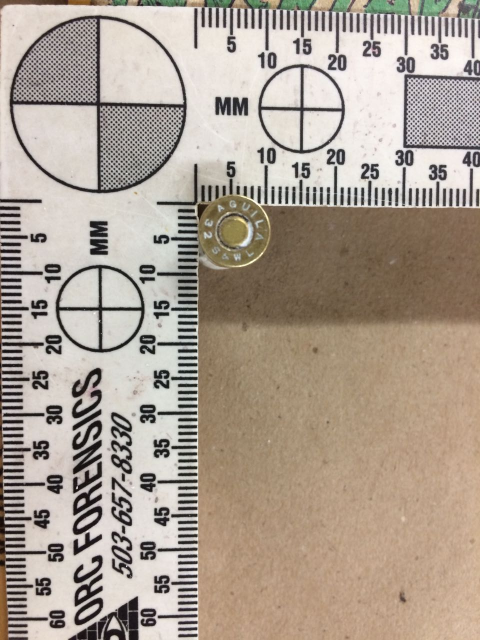
#> input picture Propuesta_proyecto/res/Cartucho 5 B (Aguila 32 S_W).jpg, 960 x 1280 px (shown at 1/2 size); its folder holds only this picture in this run
$ jupyter execute --allow-errors 'Entrega 1.ipynb'   (older library calls are emulated)
#> lines starting #> are read from the running program, lines starting #| are printed output that depends on the picture
## Primero se cargan todas la imagenes en la carpeta res, para que sea más fácil trabajar con ellas, pero de momento se trabaja con una sola

[cell 1]
import numpy as np
import cv2
import matplotlib.pyplot as plt
import matplotlib.patches as mpatches
import os
from skimage import data
from skimage.filters import threshold_otsu
from skimage.segmentation import clear_border
from skimage.measure import label, regionprops
from skimage.morphology import closing, square
from skimage.color import label2rgb


listaImagenes = []
for imagen in os.listdir("res"):
    img = cv2.imread("res/"+(imagen), cv2.IMREAD_COLOR)
#> img is the input picture: shape (1280, 960, 3); mean B, G, R 146.1, 158.8, 171.5
    im_rgb = cv2.cvtColor(img, cv2.COLOR_BGR2RGB)
    listaImagenes.append(im_rgb)


#> (the rest of this cell did not finish here and is left out)

## Hacemos las transformaciones necesarias para realzar detalles de la imagen

### Primero definimos las funciones necesarias para aplicar las transformaciones

[cell 2]
def apply_f_on_rgb(img, f, args):
    """
    Función para aplicar una transformación a la imagen
    ----
    Parameters:
        img: imagen a la que le aplicaremos la transformación \n
        f: vble tipo función \n
        args: otros argumentos
    """
    #Crear una matriz de ceros del tamaño de la imagen de entrada
    res = np.zeros(img.shape, np.uint8)
    #Aplicar la transformación f sobre cada canal del espacio de color RGB
    res[:,:,0] = f(img[:,:,0], *args)
#> in histogram_expansion, `m = float(np.min(img))`: m = 0
#> in histogram_expansion, `M = float(np.max(img))`: M = 255
    res[:,:,1] = f(img[:,:,1], *args)
    res[:,:,2] = f(img[:,:,2], *args)

    return res

def histogram_expansion(img):

    #Crear matriz de ceros del tamaño de la imagen y tipo de dato flotante
    res = np.zeros([img.shape[0], img.shape[1]], dtype=np.float32)

    #Extraer el mínimo y el máximo del conjunto de datos
    m = float(np.min(img))
    M = float(np.max(img))
    #Aplicar la función de expansión(normalización) y asegurar datos uint8
    res = (img-m)*255.0/(M-m)
    res = res.astype(np.uint8)

    return res

def non_linear_parabola(img, a, b, c):

    #Crear copia de la imagen con datos flotantes dado que se normalizarán
    img_copy = img.astype(np.float32)/255.0
    #Una parábola tiene la forma ax² + bx + c, donde x es la imagen de entrada
    #A partir de la imagen, generar ax²
    res_a = cv2.pow(img_copy,2)
    res_a = cv2.multiply(res_a,a)
    #Generar bx
    res_b = cv2.multiply(img_copy,b)
    #Sumar ax² + bx + c
    res = cv2.add(res_a, res_b)
    res = cv2.add(res, c)
    #Asegurar que los datos queden entre 0 y 255 y regresar al dato uint8
    res[res < 0 ] = 0
    res = res*255
    res[res > 255] = 255
    res = res.astype(np.uint8)

    return res

#### Aplicamos las transformaciones a la imagen

[cell 3]
img_orig = img

# 1. Expandimos el histograma

img_exp = apply_f_on_rgb(img, histogram_expansion, [])
#> in apply_f_on_rgb, `res[:,:,0] = f(img[:,:,0], *args)`:
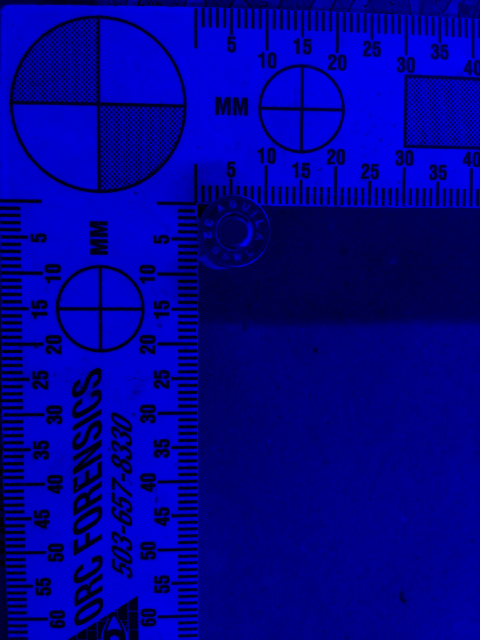
#> res: shape (1280, 960, 3) (shown at 1/2 size); mean B, G, R 146.1, 0, 0
#> in apply_f_on_rgb, `res[:,:,1] = f(img[:,:,1], *args)`:
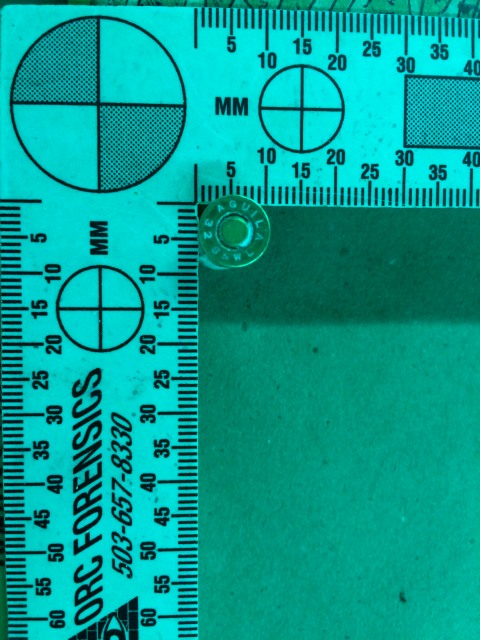
#> res: shape (1280, 960, 3) (shown at 1/2 size); mean B, G, R 146.1, 157.8, 0

# 2. Aplicamos una transformacion de parábola no lineal
# ax² + bx + c
a = 1.1 #0.8
b = 1.1
c = -0.5
#Canal L con a= 1.1 c = -0.5 b = 1.1 detecta 3
img_parab = apply_f_on_rgb(img_exp, non_linear_parabola,(a , b, c))
#> call 2 of apply_f_on_rgb, with args = (1.1, 1.1, -0.5)
#> in non_linear_parabola, `res_a = cv2.pow(img_copy,2)`:
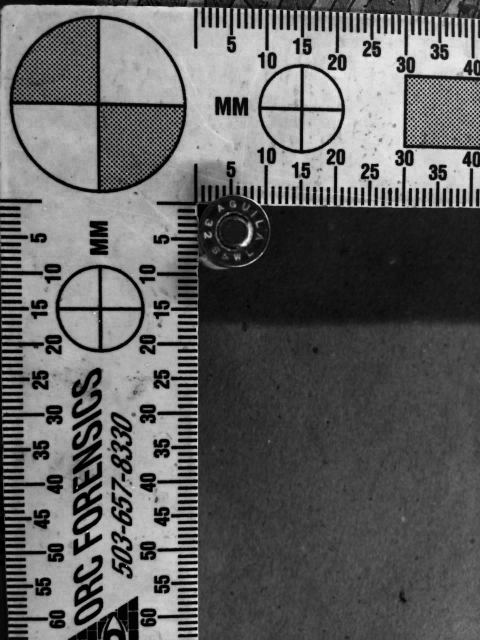
#> res_a: shape (1280, 960) float32 (shown at 1/2 size); min 0, max 1, mean 0.385
#> call 2 of non_linear_parabola, with a = 1.1, b = 1.1, c = -0.5
#> in non_linear_parabola (call 2), `res_a = cv2.pow(img_copy,2)`:
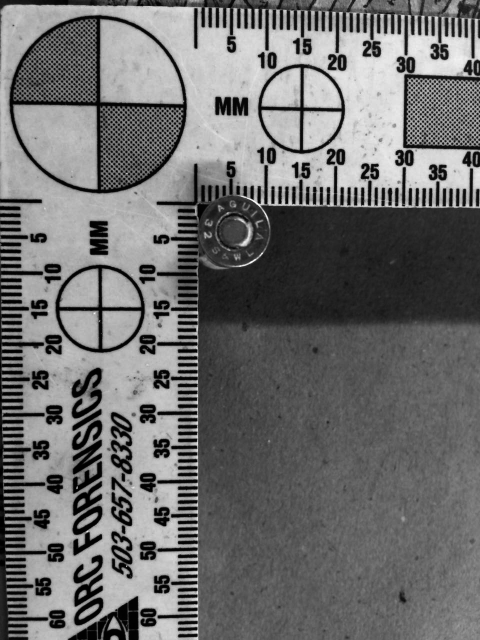
#> res_a: shape (1280, 960) float32 (shown at 1/2 size); min 0, max 1, mean 0.435
#> in non_linear_parabola (call 2), `res[res < 0 ] = 0`: res: shape (1280, 960) float32; min 0, max 1.7, mean 0.689
#> call 3 of non_linear_parabola, with a = 1.1, b = 1.1, c = -0.5
#> in non_linear_parabola (call 3), `res_a = cv2.pow(img_copy,2)`:
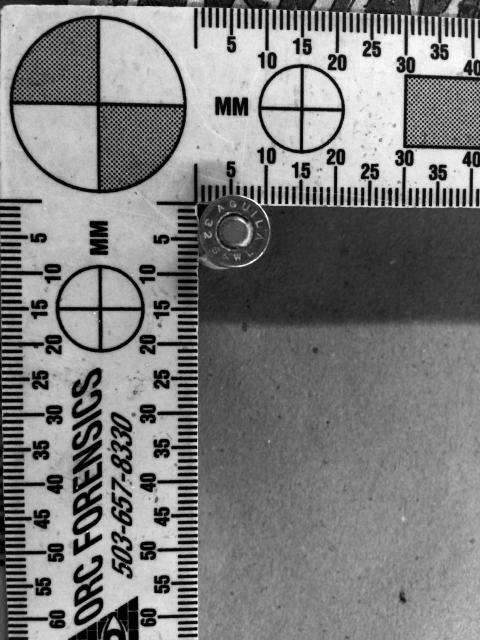
#> res_a: shape (1280, 960) float32 (shown at 1/2 size); min 0, max 1, mean 0.492
#> in non_linear_parabola (call 3), `res = cv2.add(res_a, res_b)`:
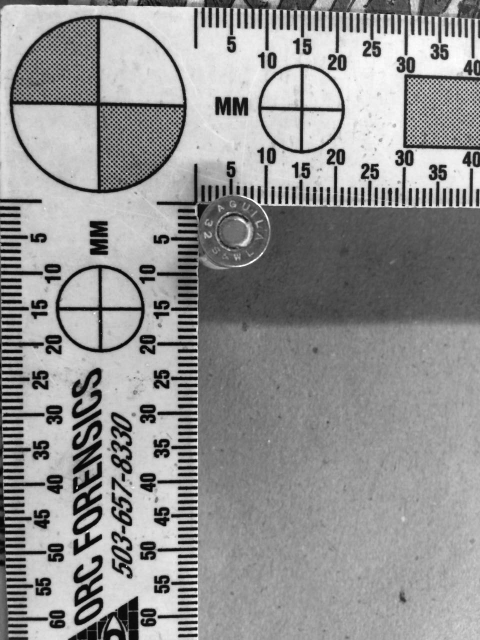
#> res: shape (1280, 960) float32 (shown at 1/2 size); min 0, max 2.2, mean 1.27; drawn with min black and max white
#> in non_linear_parabola (call 3), `res[res < 0 ] = 0`:
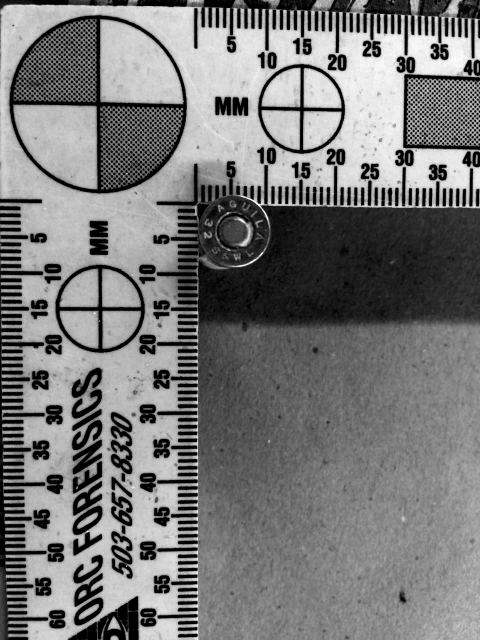
#> res: shape (1280, 960) float32 (shown at 1/2 size); min 0, max 1.7, mean 0.8; drawn with min black and max white
#> in non_linear_parabola (call 3), `res[res > 255] = 255`:
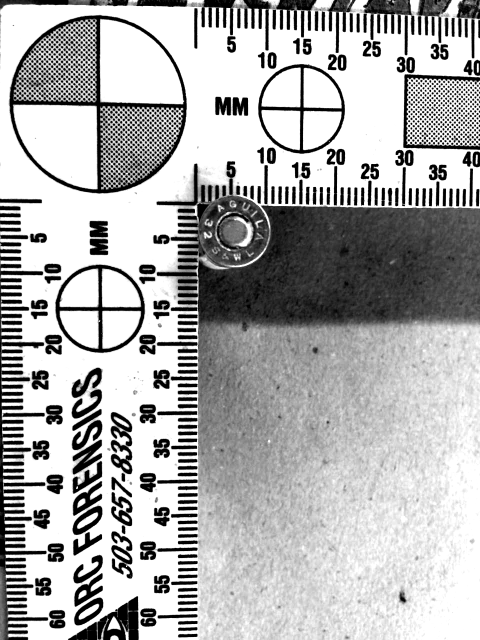
#> res: shape (1280, 960) float32 (shown at 1/2 size); min 0, max 255, mean 176.3
#> in apply_f_on_rgb (call 2), `res[:,:,2] = f(img[:,:,2], *args)`:
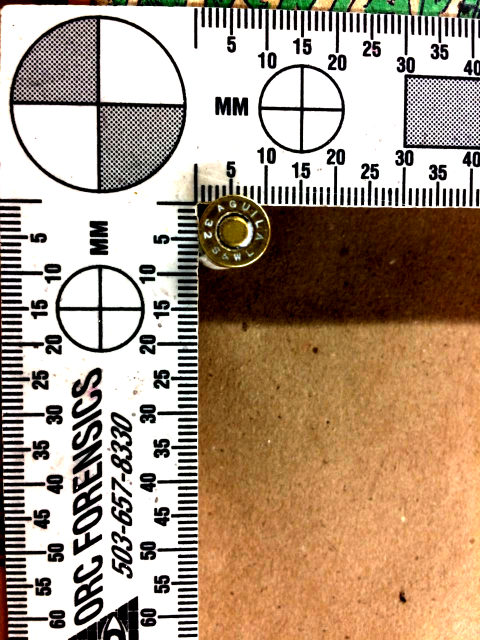
#> res: shape (1280, 960, 3) (shown at 1/2 size); mean B, G, R 134, 154.1, 176

#------------------ PLOTEO-----------------

#Creamos algunas listas con Títulos, colores y el orden de las imágenes
titulos=[["Imagen Original","Histograma Img. Original"],["Img. Hist. Expand", "Histograma Expandido"],["Transformación parabólica","Histograma Transf."]]
imagenes=[img_orig,img_exp,img_parab]
colors = ('r','g','b')
cmaps = ("Reds","Greens","Blues","gray","gray","gray")

#Se crea un arreglo de subplots con 6 filas para los 6 canales y 2 columnas para la imagen e Histograma
fig, arreglo_plots = plt.subplots(len(imagenes),2, figsize=(15, 25))

#Se muestran las imágenes en cada uno de sus canales en la primer columna del arreglo de sub plots y sus histogramas en la 2da
for i in range(len(imagenes)):

    arreglo_plots[i,0].imshow(imagenes[i], cmap=cmaps[i])

    img_array_i = imagenes[i][:,:,0]
    arreglo_plots[i,1].hist(img_array_i.ravel(),histtype='step', bins=255, range=(0.0, 255.0),normed=True, color=colors[0])

    img_array_i = imagenes[i][:,:,1]
    arreglo_plots[i,1].hist(img_array_i.ravel(),histtype='step', bins=255, range=(0.0, 255.0),normed=True, color=colors[1])

    img_array_i = imagenes[i][:,:,2]
    arreglo_plots[i,1].hist(img_array_i.ravel(),histtype='step', bins=255, range=(0.0, 255.0),normed=True, color=colors[2])

    for k in range(0,2):

        arreglo_plots[i,k].set_title(titulos[i][k]);
#> this loop made 3 passes

fig, ((ax1, ax2,ax3)) = plt.subplots(1,3, figsize = (28,15))
ax1.imshow(img_orig)
ax1.set_title("Imagen Orignial")
ax2.imshow(img_exp)
ax2.set_title("Histograma expandido")
ax3.set_title("Transformación parabólica")
ax3.imshow(img_parab)
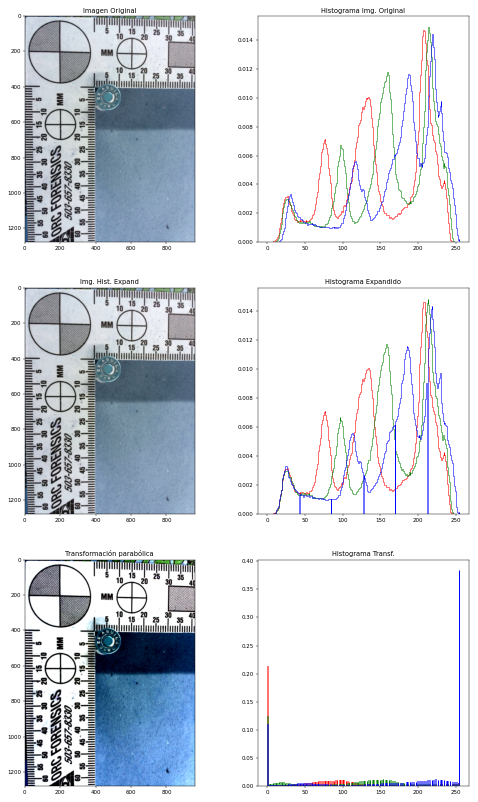
#> figure drawn by matplotlib, 6 panels; B, G, R data is drawn as R, G, B
#> figure, not shown here; B, G, R data is drawn as R, G, B

$ run again, on Propuesta_proyecto/res/DSC01977-01.jpg
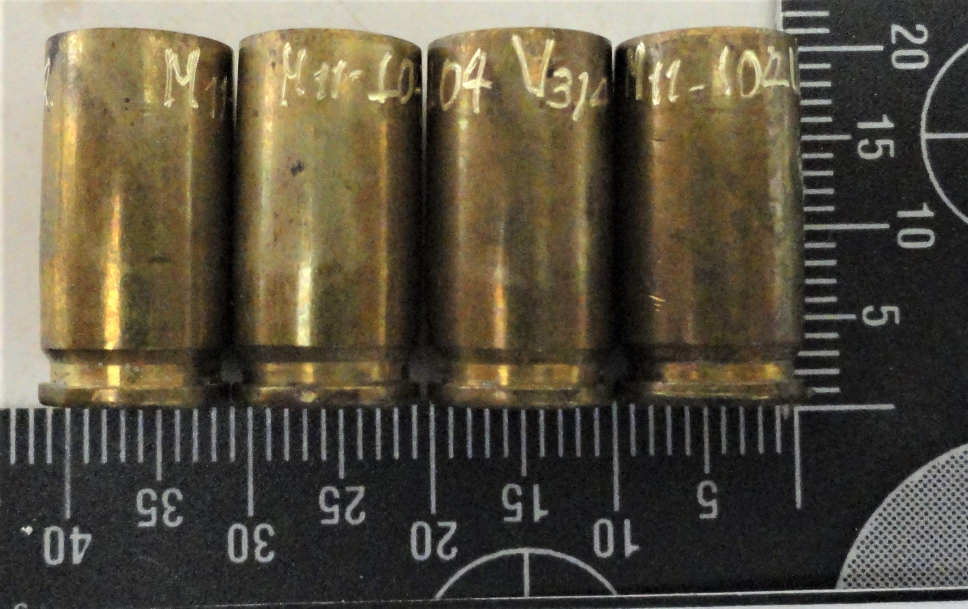
#> input picture Propuesta_proyecto/res/DSC01977-01.jpg, 1936 x 1217 px (shown at 1/2 size)
#> img is the input picture: shape (1217, 1936, 3); mean B, G, R 65.1, 81.3, 88.8
#> m = 0
#> M = 234
#> in apply_f_on_rgb, `res[:,:,0] = f(img[:,:,0], *args)`:
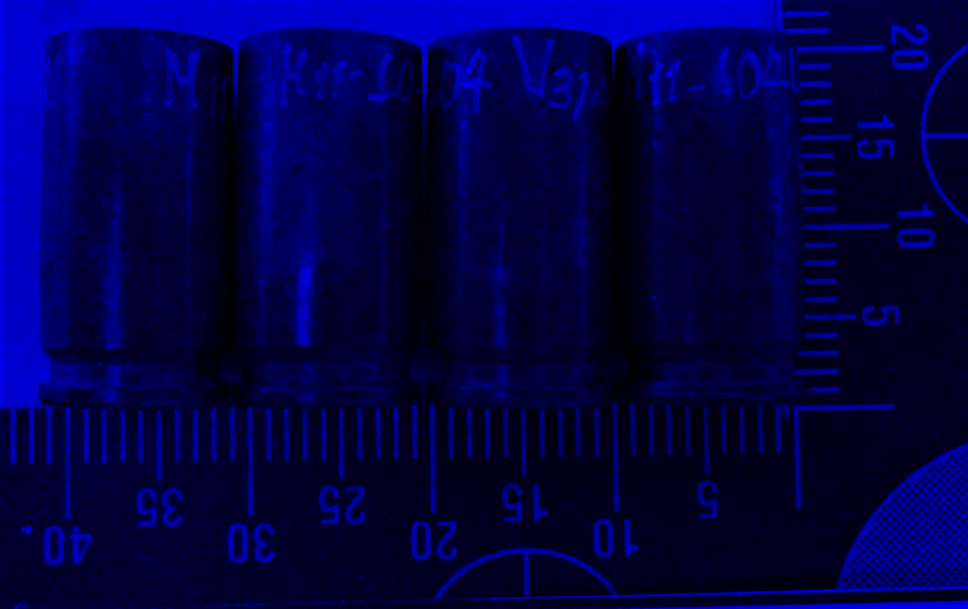
#> res: shape (1217, 1936, 3) (shown at 1/2 size); mean B, G, R 70.5, 0, 0
#> in non_linear_parabola (call 3), `res_a = cv2.pow(img_copy,2)`:
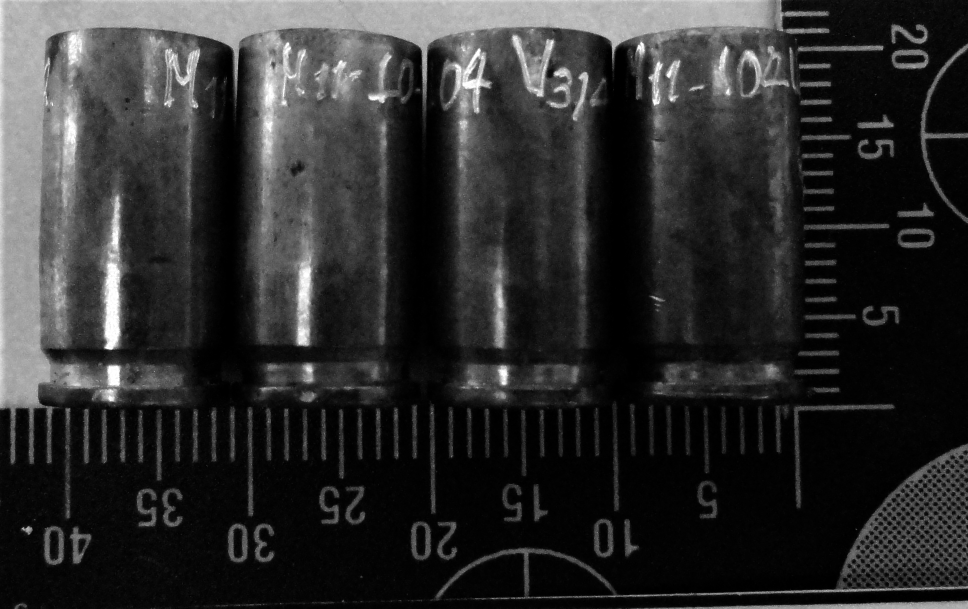
#> res_a: shape (1217, 1936) float32 (shown at 1/2 size); min 0, max 1, mean 0.182
#> the loop `for i in range(len(imagenes)): ` made 3 passes

$ run again, on Propuesta_proyecto/res/DSC02317-01.jpg
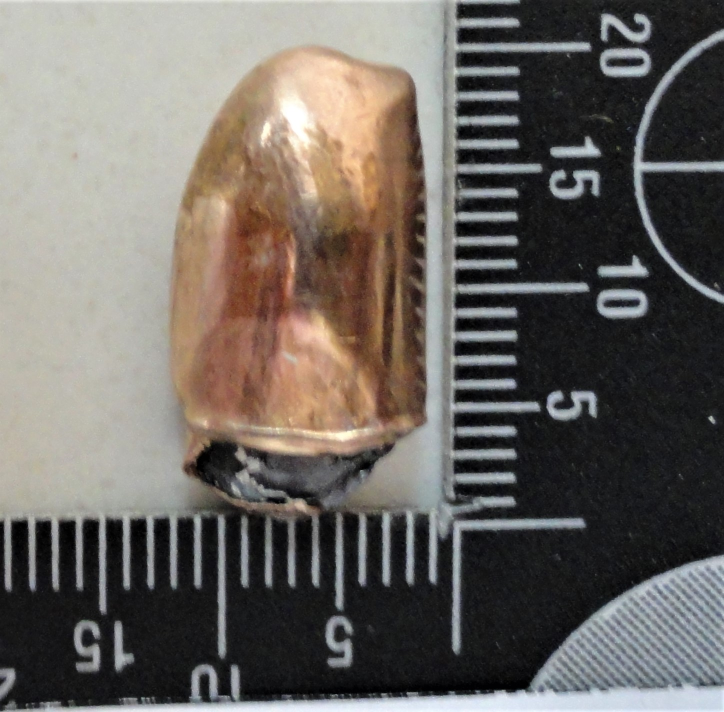
#> input picture Propuesta_proyecto/res/DSC02317-01.jpg, 1448 x 1424 px (shown at 1/2 size)
#> img is the input picture: shape (1424, 1448, 3); mean B, G, R 97, 102.2, 107.4
#> m = 0
#> M = 255
#> in apply_f_on_rgb (call 2), `res[:,:,2] = f(img[:,:,2], *args)`:
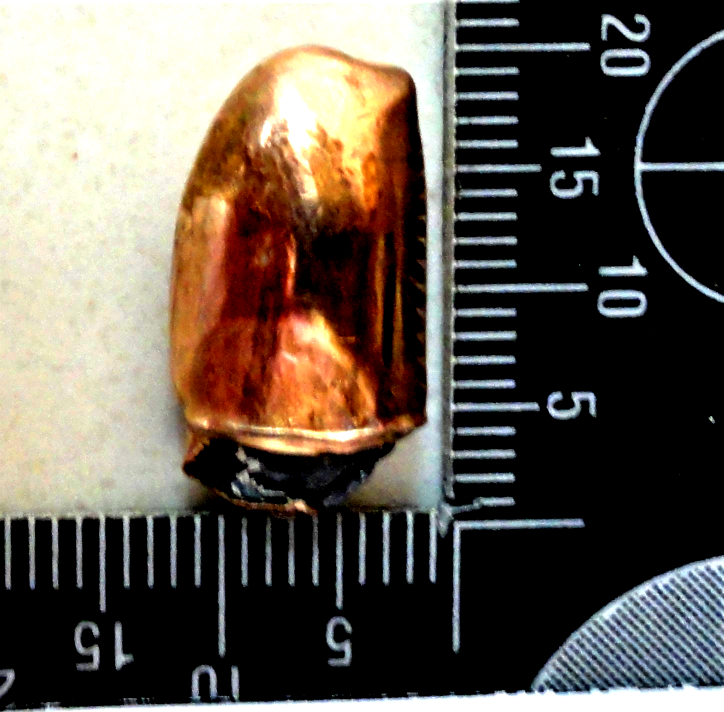
#> res: shape (1424, 1448, 3) (shown at 1/2 size); mean B, G, R 81.3, 91.4, 100.9
#> the loop `for i in range(len(imagenes)): ` made 3 passes
